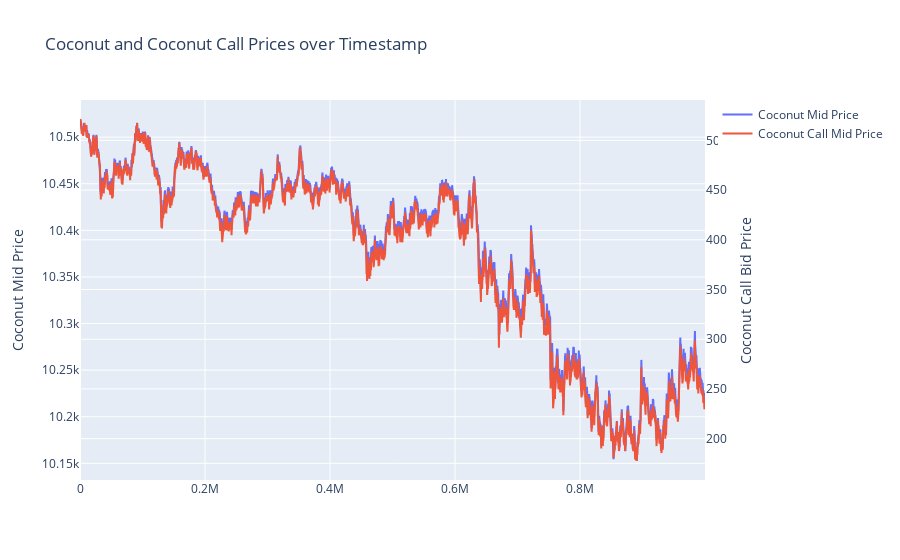

The cell this chart's notebook holds for it:
### Code cell
fig = go.Figure()
fig.add_trace(go.Scatter(x=df_coconut['timestamp'], y=df_coconut['mid_price'], name='Coconut Mid Price'))
fig.add_trace(go.Scatter(x=df_coconut_call['timestamp'], y=df_coconut_call['mid_price'], name='Coconut Call Mid Price', yaxis='y2'))
fig.update_layout(title='Coconut and Coconut Call Prices over Timestamp', yaxis=dict(title='Coconut Mid Price'), yaxis2=dict(title='Coconut Call Bid Price', overlaying='y', side='right'))
fig.show()

### Figure 1 — Plotly figure (JSON) as saved in the notebook; plotly's stock layout.template omitted (floating-point values rounded to 4 significant figures; data arrays with more than 128 entries replaced by an {"elided": "..."} marker saying what was removed)
{"data": [{"name": "Coconut Mid Price", "type": "scatter", "x": {"elided": "10000 int values"}, "y": {"elided": "10000 float values"}}, {"name": "Coconut Call Mid Price", "type": "scatter", "x": {"elided": "10000 int values"}, "y": {"elided": "10000 float values"}, "yaxis": "y2"}], "layout": {"title": {"text": "Coconut and Coconut Call Prices over Timestamp"}, "yaxis": {"title": {"text": "Coconut Mid Price"}}, "yaxis2": {"overlaying": "y", "side": "right", "title": {"text": "Coconut Call Bid Price"}}}}
